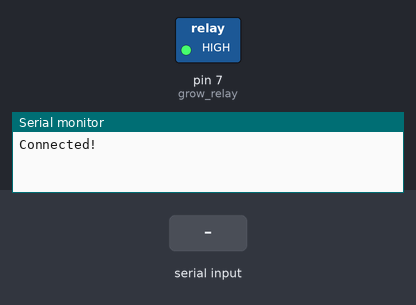
The sketch below on a simulated Arduino Uno, built with avr-gcc and run on an emulated ATmega328P. Parts: switched loads named in the sketch (green lamp = pin HIGH), the last lines printed to the serial monitor. The inputs (shaded band) are chosen by the test bench.

Above: at 1.2 s.
1.3 s: "30,150\n" received over Serial
At 2.5 s:
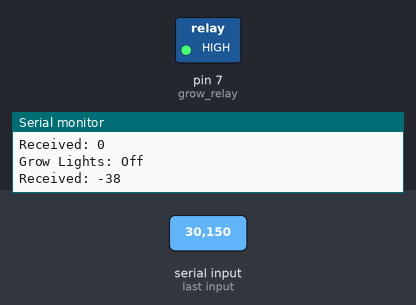
2.8 s: "1\n" received over Serial
At 4.0 s:
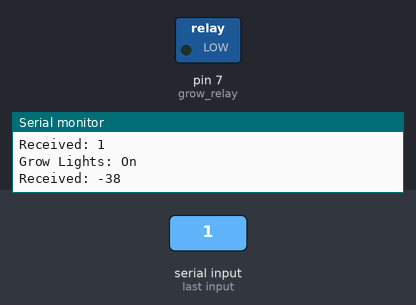
4.3 s: "90,45\n" received over Serial
At 5.3 s:
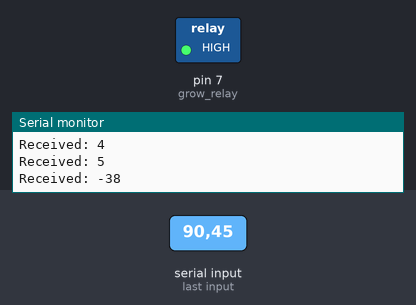
Timing chart, 0 to 7.3 s (numbered marks = the images above; inputs shaded):
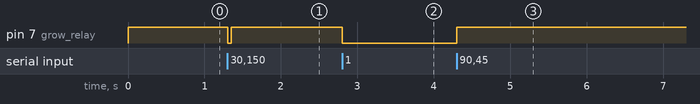

The sketch:

grow_light.ino
```cpp
// load libs
#include <SoftwareSerial.h>

const int grow_relay = 7;

void setup() {
  // initialize grow lights
  initialize_grow_lights();

  // connect to serial
  connect_serial();
}

void loop() {
  // send data only when you receive data
  if (Serial.available() > 0) {
    // read incoming int
    const int command = read_incoming_data();

    // check the command instruction
    switch (command) {
      case 0:
        // grow lights off
        control_grow_relay(HIGH);
        Serial.println("Grow Lights: Off");
        break;
      case 1:
        // grow lights on
        control_grow_relay(LOW);
        Serial.println("Grow Lights: On");
        break;
      default:
        break;
    }
  }
}

// connect via serial to computer
void connect_serial() {
  // Open serial communcations and wait for port to open
  Serial.begin(9600);
  while (!Serial) {
    ; // wait for serial port to connect.
  }

  Serial.println("Connected!");
}

// function to control grow relay
// byte state turn the relay on or off
void control_grow_relay(byte state) {
    digitalWrite(grow_relay, state);
}

// initialize grow lights
// sets it to output
// turns them off
void initialize_grow_lights() {
  pinMode(grow_relay, OUTPUT);
  control_grow_relay(HIGH);
}

// read incoming data and convert it into a command
int read_incoming_data() {
    // read the incoming byte
    const byte incomingByte = Serial.read();

    // convert it into an int
    const int incomingInt = incomingByte - '0';

    // say what we got
    Serial.print("Received: ");
    Serial.println(incomingInt);

    return incomingInt;
}
```

Measured:
- after the input at 1.3 s, pin 7 (grow_relay): HIGH → LOW at once, → HIGH 0.04 s later
- after the input at 2.8 s, pin 7 (grow_relay): HIGH → LOW at once
- after the input at 4.3 s, pin 7 (grow_relay): LOW → HIGH at once
